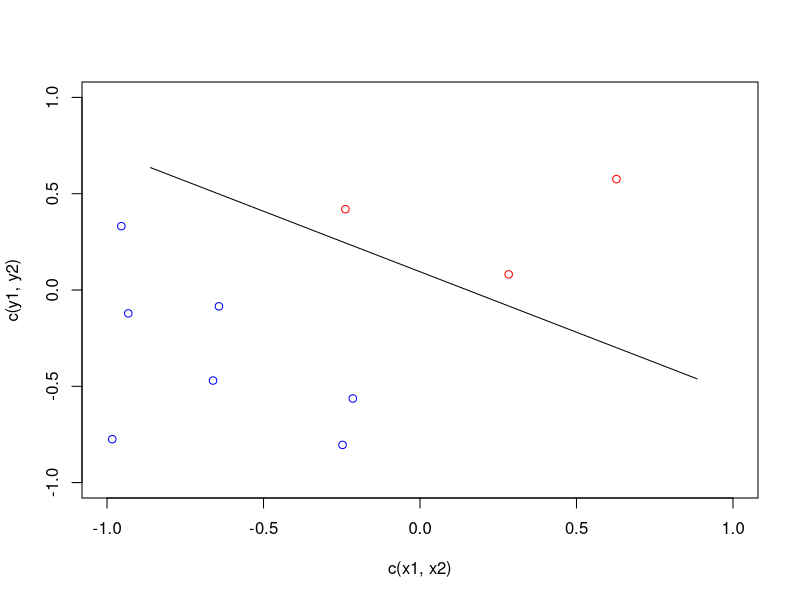

Write the R code that produced this figure.
library(data.table)

set.seed(12)

x1 = runif(1, min=-1, max=1)
y1 = runif(1, min=-1, max=1)
x2 = runif(1, min=-1, max=1)
y2 = runif(1, min=-1, max=1)

threshold <- function(x) {
  (y1 - y2) / (x1 - x2) * (x - x1) + y1;
}

# dataset
N = 10
d = data.table(x1 = runif(N, -1, 1), x2 = runif(N, -1, 1))
d[x2 <= threshold(x1), y:=-1]
d[x2 > threshold(x1), y:=+1]
d[, y_hat:=0]

# plot
plot(c(x1, x2), c(y1, y2), type='l', xlim=c(-1, 1), ylim=c(-1, 1))
d[y==1, points(x1, x2, col='red')]
d[y==-1, points(x1, x2, col='blue')]
